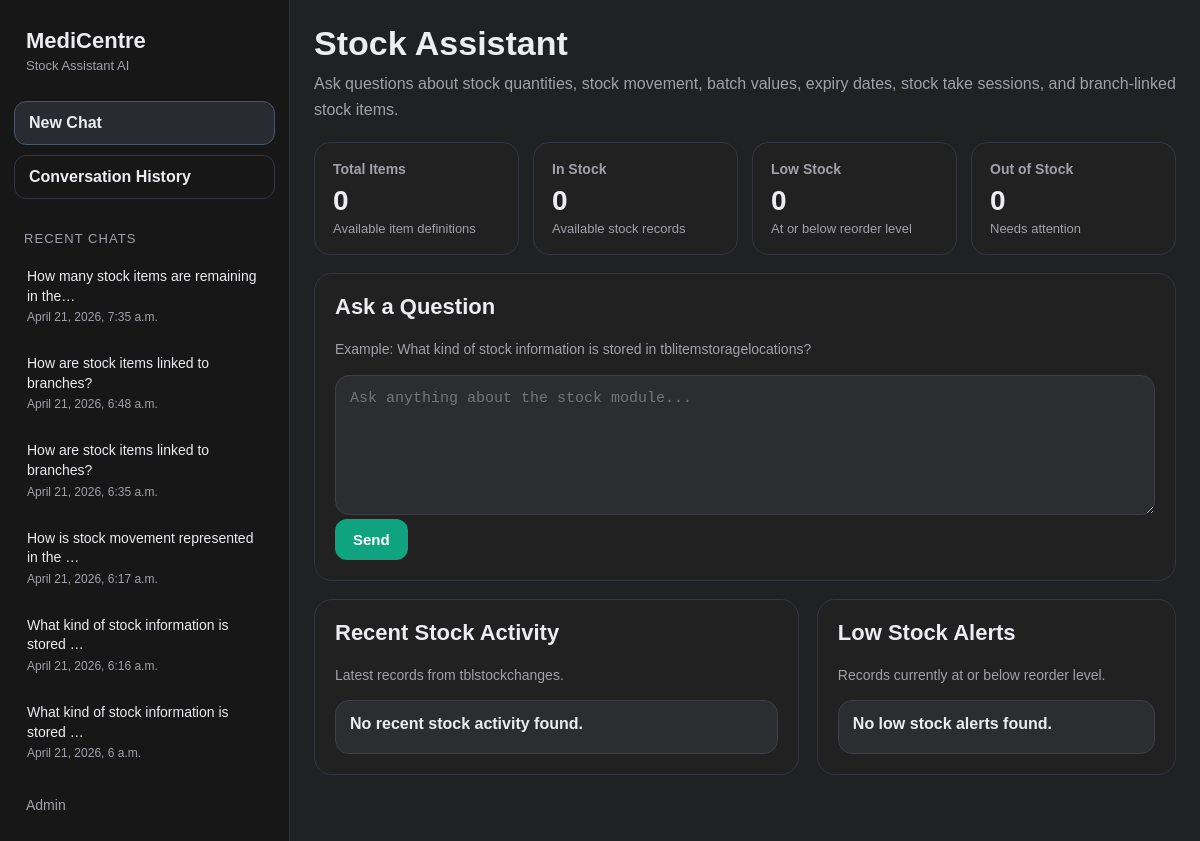
Before: / with the older database file.
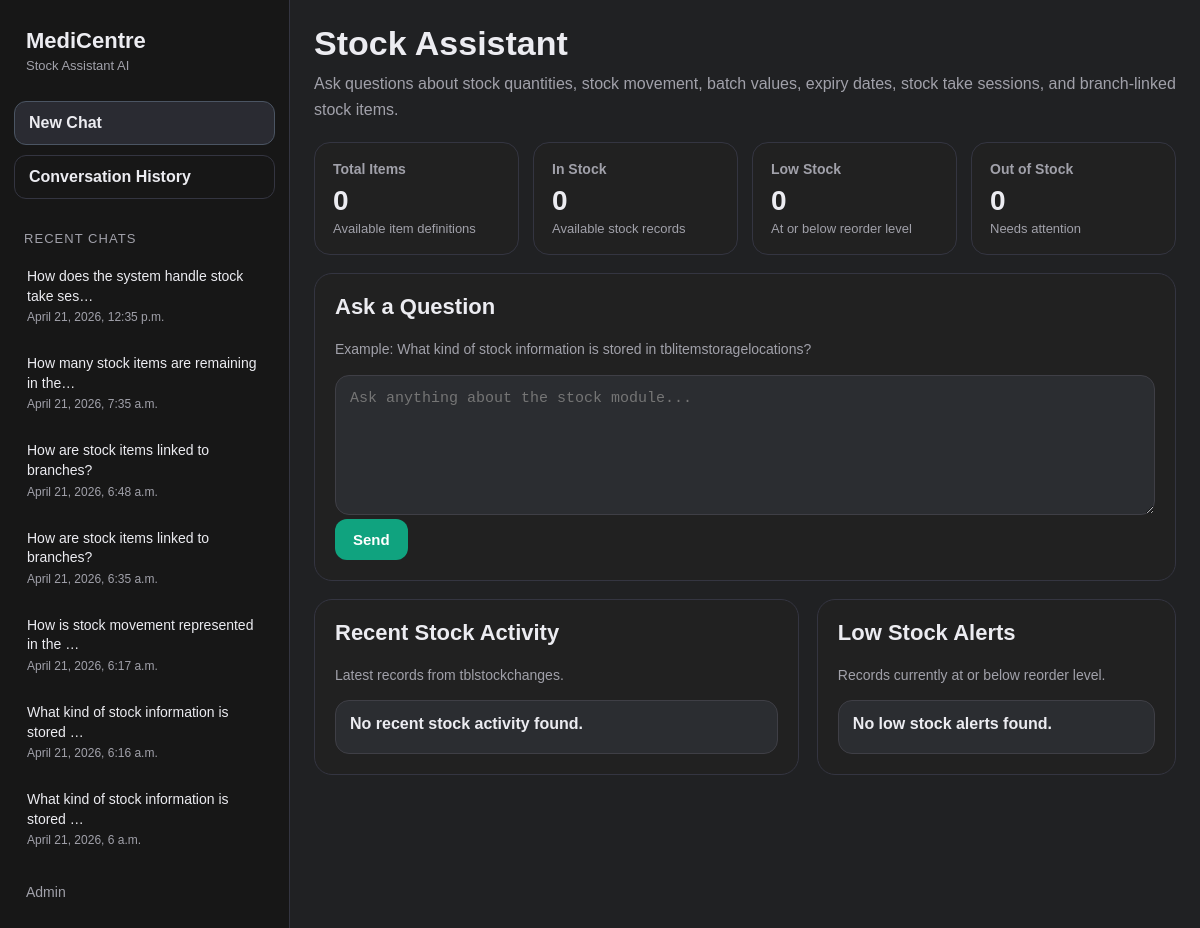
After: the same page with the newer database file.
### assistant/models.py (models this page shows, shortened)
class ConversationLog(models.Model):
    question = models.TextField()
    answer = models.TextField(blank=True)
    prompt_used = models.TextField(blank=True)
    created_at = models.DateTimeField(auto_now_add=True)

### assistant/views.py (the view, shortened to what this page needs)
# urls.py: path("", test_ollama, name="test_ollama"),
def test_ollama(request):
    question = ""
    answer = None
    error = None
    prompt_used = ""
    parsed_answer = {
        "direct_answer": "",
        "explanation": "",
        "relevant_tables": "",
        "raw_answer": "",
    }
    recent_logs = ConversationLog.objects.order_by("-created_at")[:12]
    context = {
        "question": question,
        "answer": answer,
        "parsed_answer": parsed_answer,
        "error": error,
        "prompt_used": prompt_used,
        "recent_logs": recent_logs,
        "current_page": "assistant",
    }
    context.update(build_dashboard_context())
    return render(request, "assistant/test_ollama.html", context)

### assistant/templates/assistant/test_ollama.html (shortened to what this page needs)
{% extends "assistant/base.html" %}
{% block content %}
<div class="page-header">
    <h1>Stock Assistant</h1>
    <p>
        Ask questions about stock quantities, stock movement, batch values,
        expiry dates, stock take sessions, and branch-linked stock items.
    </p>
</div>
<div class="metrics-grid">
    <div class="metric-card">
        <h3>Total Items</h3>
        <div class="metric-value">{{ total_items }}</div>
        <div class="metric-sub">Available item definitions</div>
    </div>
    <div class="metric-card">
        <h3>In Stock</h3>
        <div class="metric-value">{{ in_stock_count }}</div>
        <div class="metric-sub">Available stock records</div>
    </div>
    <div class="metric-card">
        <h3>Low Stock</h3>
        <div class="metric-value">{{ low_stock_count }}</div>
        <div class="metric-sub">At or below reorder level</div>
    </div>
    <div class="metric-card">
        <h3>Out of Stock</h3>
        <div class="metric-value">{{ out_of_stock_count }}</div>
        <div class="metric-sub">Needs attention</div>
    </div>
</div>
<div class="panel">
    <h2>Ask a Question</h2>
    <p class="muted">
        Example: What kind of stock information is stored in tblitemstoragelocations?
    </p>
    <form method="post">
        <textarea name="question" placeholder="Ask anything about the stock module...">{{ question }}</textarea>
        <br>
        <button type="submit">Send</button>
    </form>
</div>
<div class="grid-2">
    <div class="panel">
        <h2>Recent Stock Activity</h2>
        <p class="muted">Latest records from tblstockchanges.</p>
        <div class="item-list">
            {% for activity in recent_stock_activity %}
                <div class="item-card">
                    <strong>{{ activity.reference|default:"No reference" }}</strong>
                    <div class="muted">Quantity Changed: {{ activity.quantitychanged }}</div>
                    <div class="muted" style="margin-top: 6px;">
                        {% if activity.isincrement == 1 %}
                            <span class="badge badge-green">Increment</span>
                        {% else %}
                            <span class="badge badge-red">Decrement</span>
                        {% endif %}
                    </div>
                    <div class="muted" style="margin-top: 6px;">Time: {{ activity.datetimechanged }}</div>
                </div>
            {% empty %}
                <div class="item-card">
                    <strong>No recent stock activity found.</strong>
                </div>
            {% endfor %}
        </div>
    </div>
    <div class="panel">
        <h2>Low Stock Alerts</h2>
        <p class="muted">Records currently at or below reorder level.</p>
        <div class="item-list">
            {% for alert in low_stock_alerts %}
                <div class="item-card">
                    <strong>Storage Record #{{ alert.itemstoragelocationid }}</strong>
                    <div class="muted">Batch: {{ alert.batch|default:"N/A" }}</div>
                    <div class="muted">Available Quantity: {{ alert.availablequantity }}</div>
                    <div class="muted">Reorder Level: {{ alert.reorderlevel }}</div>
                </div>
            {% empty %}
                <div class="item-card">
                    <strong>No low stock alerts found.</strong>
                </div>
            {% endfor %}
        </div>
    </div>
</div>
{% endblock %}

### assistant/templates/assistant/base.html (shortened to what this page needs)
<!DOCTYPE html>
<html lang="en">
<head>
</head>
<body>
    <div class="app-shell">
        <aside class="sidebar">
            <div class="brand">
                MediCentre
                <small>Stock Assistant AI</small>
            </div>
            <div class="sidebar-actions">
                <a href="{% url 'assistant:test_ollama' %}"
                   class="sidebar-link {% if current_page == 'assistant' %}active{% endif %}">
                    New Chat
                </a>
                <a href="{% url 'assistant:conversation_history' %}"
                   class="sidebar-link {% if current_page == 'history' %}active{% endif %}">
                    Conversation History
                </a>
            </div>
            <div class="history-title">Recent Chats</div>
            <div class="history-list">
                {% for log in recent_logs %}
                    <a href="{% url 'assistant:conversation_history' %}" class="history-item">
                        <div class="history-item-title">
                            {{ log.question|truncatechars:42 }}
                        </div>
                        <div class="history-item-time">
                            {{ log.created_at }}
                        </div>
                    </a>
                {% empty %}
                    <div class="history-item">
                        <div class="history-item-title">No saved conversations yet.</div>
                    </div>
                {% endfor %}
            </div>
            <div class="sidebar-footer">
                <a href="/admin/">Admin</a>
            </div>
        </aside>
        <main class="main">
            <div class="main-inner">
                {% block content %}{% endblock %}
            </div>
        </main>
    </div>
</body>
</html>

Changed rows visible on the page:
added ConversationLog: question "How does the system handle stock take ses…", created_at "April 21, 2026, 12:35 p.m."
